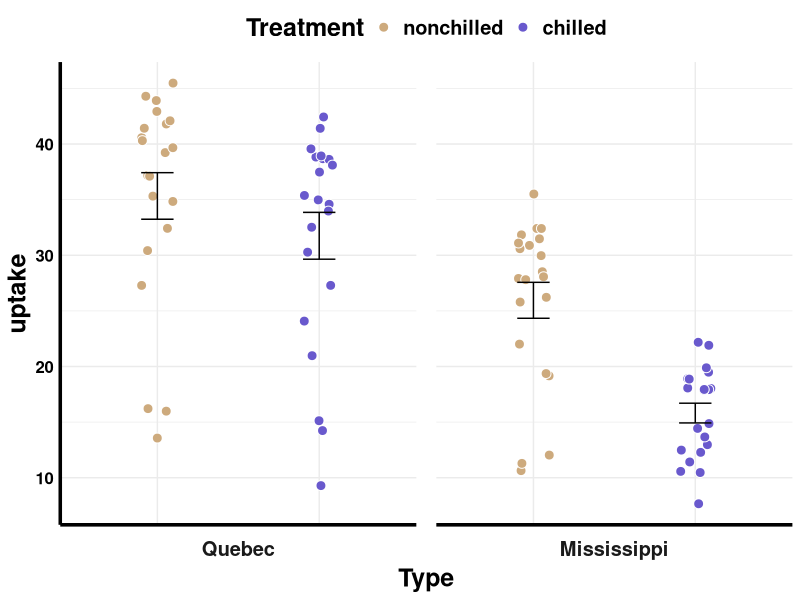

This chart was generated by the following R code:
## ---- chunk 1
knitr::opts_chunk$set(echo = TRUE)
## ---- chunk 2
library(ggplot2) 
library(tidyr)
library(dplyr)
library(readr)
library(readxl)
## ---- chunk 3
head(CO2)
str(CO2)
## ---- chunk 4
CO2 %>% 
  ggplot(aes(x = Treatment, y = uptake)) +
  facet_grid(. ~ Type, switch = "x") + 
  geom_point(aes(fill = Treatment), size = 3, color = "white", shape = 21,
             position = position_jitter(0.1, seed = 666)) +
  stat_summary(geom = "errorbar", fun.data = mean_se, width = 0.2) +
  scale_fill_manual(values = c("burlywood3", "slateblue3"),
                    limits = c("nonchilled", "chilled")) +
  labs(x = "Type") +
  theme_minimal()+
  theme(legend.position = "top") +
  theme(axis.line = element_line(size = 1.2)) + 
  theme(panel.spacing.x = unit(1, "lines")) +
  theme(text = element_text(size = 18, color = "black", face = "bold")) +
  theme(axis.text.x = element_blank()) +
  theme(axis.text = element_text(size = 12, color = "black", face = "bold")) +
  theme(strip.placement = "outside")
